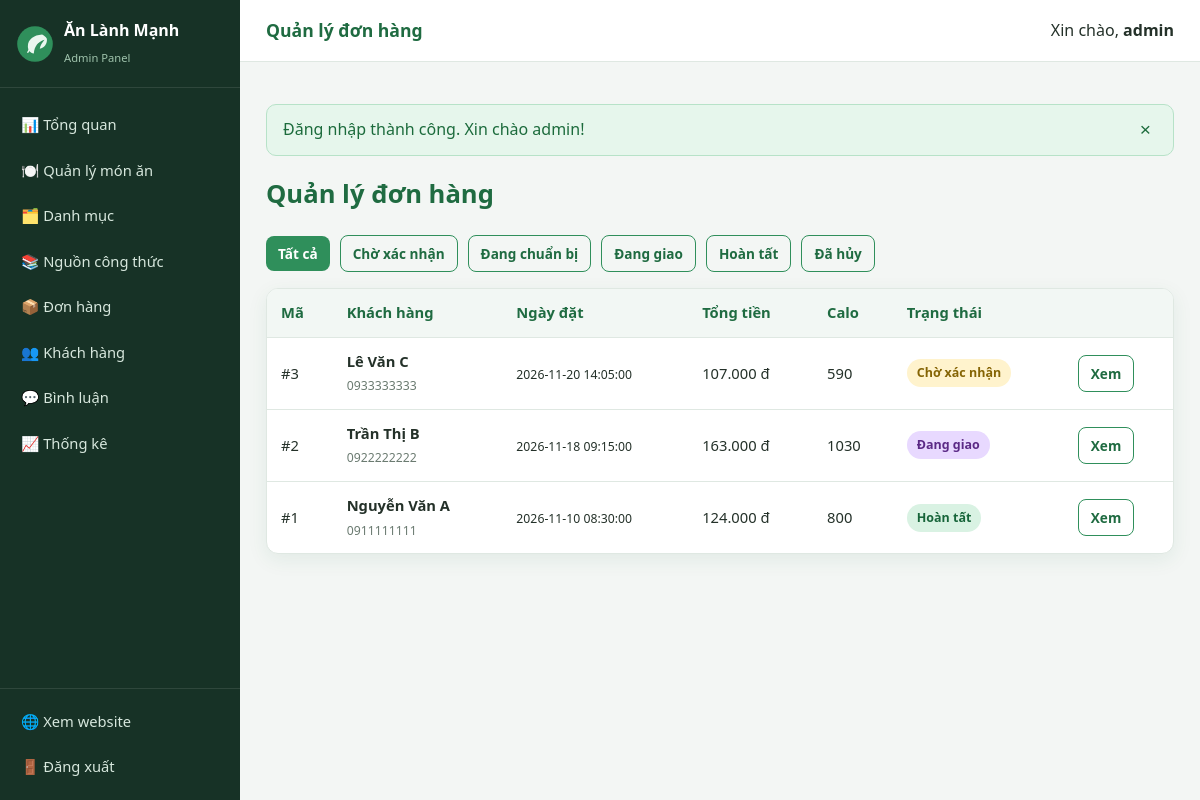
The app's page /admin/donhang.php (signed in) with its own data.
### tables this page shows
CREATE TABLE don_hang (
    id INT AUTO_INCREMENT PRIMARY KEY,
    id_nguoi_dung INT NOT NULL,
    ho_ten VARCHAR(150) NOT NULL,
    dien_thoai VARCHAR(20) NOT NULL,
    dia_chi TEXT NOT NULL,
    tong_tien DECIMAL(10,2) NOT NULL,
    tong_calo INT NOT NULL DEFAULT 0,
    trang_thai ENUM('cho_xac_nhan','dang_chuan_bi','dang_giao','hoan_tat','huy') NOT NULL DEFAULT 'cho_xac_nhan',
    ghi_chu TEXT,
    created_at TIMESTAMP DEFAULT CURRENT_TIMESTAMP,
    FOREIGN KEY (id_nguoi_dung) REFERENCES nguoi_dung(id) ON DELETE CASCADE
);

CREATE TABLE nguoi_dung (
    id INT AUTO_INCREMENT PRIMARY KEY,
    ho_ten VARCHAR(150) NOT NULL,
    email VARCHAR(150) NOT NULL UNIQUE,
    mat_khau VARCHAR(255) NOT NULL,
    gioi_tinh ENUM('nam','nu','khac') NOT NULL DEFAULT 'khac',
    tuoi INT NOT NULL DEFAULT 25,
    chieu_cao DECIMAL(5,2) NOT NULL DEFAULT 165.00,
    can_nang DECIMAL(5,2) NOT NULL DEFAULT 60.00,
    muc_do_hoat_dong ENUM('thap','trung_binh','cao') NOT NULL DEFAULT 'trung_binh',
    muc_tieu ENUM('giam_can','tang_can','duy_tri') NOT NULL DEFAULT 'duy_tri',
    dien_thoai VARCHAR(20) DEFAULT NULL,
    dia_chi TEXT,
    vai_tro ENUM('user','admin') NOT NULL DEFAULT 'user',
    trang_thai TINYINT(1) NOT NULL DEFAULT 1,
    created_at TIMESTAMP DEFAULT CURRENT_TIMESTAMP
);

### admin/donhang.php (the view, shortened to what this page needs)
<?php
require_once __DIR__ . '/includes/auth.php';
$statuses = ['cho_xac_nhan', 'dang_chuan_bi', 'dang_giao', 'hoan_tat', 'huy'];
$filter = $_GET['trang_thai'] ?? '';
if ($filter !== '') {
    $stmt = $pdo->prepare("
        SELECT dh.*, nd.ho_ten AS ten_khach
        FROM don_hang dh JOIN nguoi_dung nd ON dh.id_nguoi_dung = nd.id
        WHERE dh.trang_thai = ? ORDER BY dh.created_at DESC
    ");
    $stmt->execute([$filter]);
} else {
    $stmt = $pdo->query("
        SELECT dh.*, nd.ho_ten AS ten_khach
        FROM don_hang dh JOIN nguoi_dung nd ON dh.id_nguoi_dung = nd.id
        ORDER BY dh.created_at DESC
    ");
}
$orders = $stmt->fetchAll();
include __DIR__ . '/includes/header.php';
?>
<h1 class="admin-page-title">Quản lý đơn hàng</h1>
<section>
    <div class="toolbar">
        <a href="donhang.php" class="btn btn-sm <?= !$filter ? 'btn-primary' : 'btn-outline' ?>">Tất cả</a>
        <?php foreach ($statuses as $s): ?>
            <a href="donhang.php?trang_thai=<?= $s ?>" class="btn btn-sm <?= $filter === $s ? 'btn-primary' : 'btn-outline' ?>">
                <?= e(order_status_label($s)) ?>
            </a>
        <?php endforeach; ?>
    </div>
    <div class="table-wrap">
        <table>
            <thead><tr><th>Mã</th><th>Khách hàng</th><th>Ngày đặt</th><th>Tổng tiền</th><th>Calo</th><th>Trạng thái</th><th></th></tr></thead>
            <tbody>
            <?php foreach ($orders as $o): ?>
                <tr>
                    <td>#<?= (int)$o['id'] ?></td>
                    <td><strong><?= e($o['ten_khach']) ?></strong><br><small style="color:var(--muted)"><?= e($o['dien_thoai']) ?></small></td>
                    <td><small><?= e($o['created_at']) ?></small></td>
                    <td><?= money($o['tong_tien']) ?></td>
                    <td><?= (int)$o['tong_calo'] ?></td>
                    <td><?= order_status_badge($o['trang_thai']) ?></td>
                    <td><a href="donhang.php?xem=<?= (int)$o['id'] ?>" class="btn btn-sm btn-outline">Xem</a></td>
                </tr>
            <?php endforeach; ?>
            </tbody>
        </table>
    </div>
</section>
<?php include __DIR__ . '/includes/footer.php'; ?>

### includes/functions.php (shortened to what this page needs)
<?php
function e($value): string
{
    return htmlspecialchars((string)$value, ENT_QUOTES, 'UTF-8');
}
function flash_html(): string
{
    $f = $_SESSION['flash'];
    return '<div class="alert alert-' . e($f['type']) . '" role="alert">'
        . e($f['message'])
        . '<button type="button" class="alert-close" aria-label="Đóng">&times;</button>'
        . '</div>';
}
function money($amount): string
{
    return number_format((float)$amount, 0, ',', '.') . ' đ';
}
function order_status_label(string $status): string
{
    return [
        'cho_xac_nhan'  => 'Chờ xác nhận',
        'dang_chuan_bi' => 'Đang chuẩn bị',
        'dang_giao'     => 'Đang giao',
        'hoan_tat'      => 'Hoàn tất',
        'huy'           => 'Đã hủy',
    ][$status] ?? $status;
}
function order_status_badge(string $status): string
{
    return '<span class="badge badge-' . e($status) . '">' . e(order_status_label($status)) . '</span>';
}

### admin/css/admin.css (style rules this page uses)
body { background: #f3f6f4; }
.admin-content section { margin: 0 0 26px; }
.admin-page-title { margin: 0 0 20px; font-size: 1.6rem; color: var(--green-dark); }

### css/style.css (style rules this page uses)
:root { --green: #2f8f5b; --green-dark: #1f6b41; --green-light: #e8f5ee; --orange: #e8833a; --text: #243129; --muted: #6b7b71; --bg: #f7faf8; --white: #fff; --border: #dfe8e2; --danger: #d64545; --warning: #d99a1c; --radius: 12px; --shadow: 0 6px 20px rgba(31, 107, 65, .08); }
* { box-sizing: border-box; }
html { scroll-behavior: smooth; }
body { margin: 0; font-family: "Segoe UI", Roboto, Helvetica, Arial, sans-serif; color: var(--text); background: var(--bg); line-height: 1.6; }
a { color: var(--green-dark); text-decoration: none; }
.btn { display: inline-block; border: 0; border-radius: 8px; cursor: pointer; padding: 10px 18px; font-size: .95rem; font-weight: 600; text-align: center; transition: .18s ease; font-family: inherit; }
.btn-sm { padding: 7px 12px; font-size: .85rem; }
.btn-primary { background: var(--green); color: #fff; }
.btn-outline { background: transparent; color: var(--green-dark); border: 1px solid var(--green); }
.alert { display: flex; align-items: center; justify-content: space-between; gap: 12px; padding: 12px 16px; border-radius: 10px; margin: 18px 0; font-weight: 500; }
.alert-success { background: #e6f6ec; color: #1c6b3c; border: 1px solid #b7e2c8; }
.alert-close { background: none; border: 0; font-size: 1.2rem; cursor: pointer; color: inherit; }
section { margin: 32px 0; }
.table-wrap { overflow-x: auto; background: #fff; border: 1px solid var(--border); border-radius: var(--radius); box-shadow: var(--shadow); }
table { width: 100%; border-collapse: collapse; }
th, td { padding: 12px 14px; text-align: left; border-bottom: 1px solid var(--border); font-size: .92rem; vertical-align: middle; }
th { background: #f2f7f4; color: var(--green-dark); font-weight: 700; white-space: nowrap; }
tr:last-child td { border-bottom: 0; }
.badge { display: inline-block; padding: 4px 10px; border-radius: 999px; font-size: .78rem; font-weight: 700; white-space: nowrap; }
.badge-cho_xac_nhan { background: #fff3cd; color: #856404; }
.badge-dang_giao { background: #e8d9ff; color: #5b2a86; }
.badge-hoan_tat { background: #d9f2e3; color: #17653a; }
.toolbar { display: flex; gap: 10px; flex-wrap: wrap; align-items: center; margin-bottom: 16px; }

### records on screen
don_hang: id "3", id_nguoi_dung.ho_ten "Lê Văn C", dien_thoai "0933333333", created_at "2026-11-20 14:05:00", tong_tien "107.000 đ", tong_calo "590", trang_thai "Chờ xác nhận"
don_hang: id "2", id_nguoi_dung.ho_ten "Trần Thị B", dien_thoai "0922222222", created_at "2026-11-18 09:15:00", tong_tien "163.000 đ", tong_calo "1030", trang_thai "Đang giao"
don_hang: id "1", id_nguoi_dung.ho_ten "Nguyễn Văn A", dien_thoai "0911111111", created_at "2026-11-10 08:30:00", tong_tien "124.000 đ", tong_calo "800", trang_thai "Hoàn tất"

### other values on screen
$page_title "Quản lý đơn hàng"
$_SESSION['ho_ten'] "admin"
$f['message'] "Đăng nhập thành công. Xin chào admin!"
order_status_label($s) "Chờ xác nhận"
order_status_label($s) "Đang chuẩn bị"
order_status_label($s) "Đang giao"
order_status_label($s) "Hoàn tất"
order_status_label($s) "Đã hủy"
